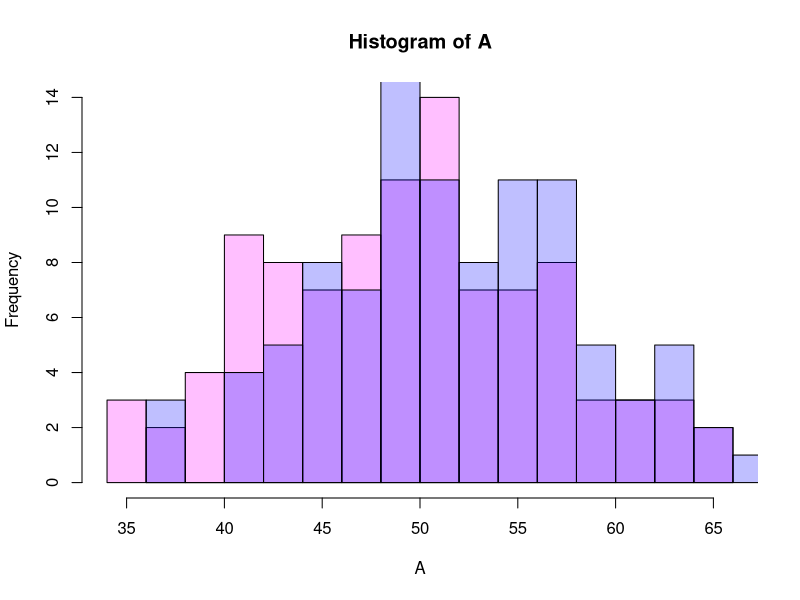
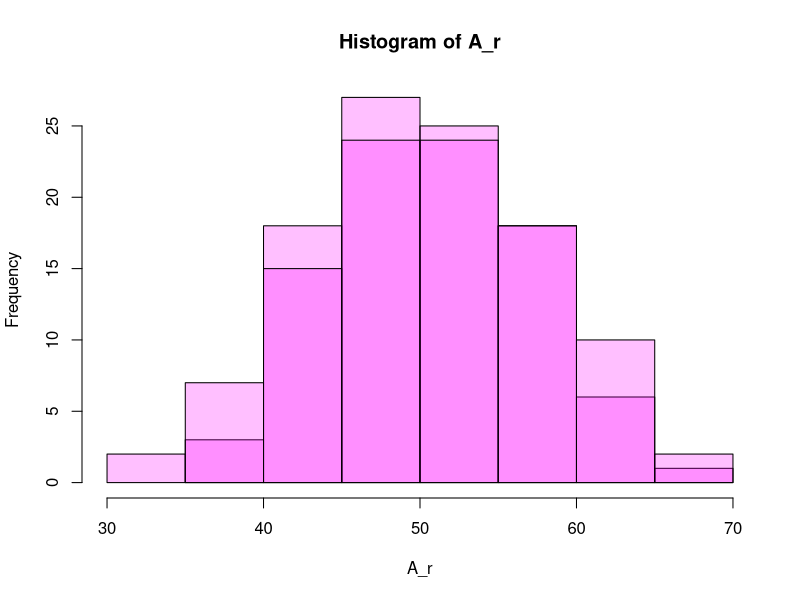

Recreate these plots in R, in order.


# 非復元抽出
	A <- rpois(100,50)
	B <- rpois(100,52)

	hist(A, breaks= 20, col= "#ff00ff40")
	hist(B, breaks= 20, col= "#0000ff40", add= TRUE)
	Diff <- abs(mean(A) - mean(B))
	Data <- c(A,B)
	data_r <- sample(Data, replace= FALSE) # 随机排序 replace=F: 非復元
	
	#新群
	A_r <- data_r[1:length(A)] 
	B_r <- data_r[(length(A)+1): length(data_r)]
	
	hist(A_r, breaks= 10, col= "#ff00ff40")
	hist(B_r, breaks= 10, col= "#ff00ff40", add= TRUE)
	
	Diff_rs <- abs(mean(A_r) - mean(B_r))
	
	cat("Diff", Diff, "\n")
	cat("Diff_rs", Diff_rs, "\n")

# 随机化検定
	n <- 4999
	Diff_r <- numeric(n+1)
	Data <- c(A,B)
	
	for (i in 1:n) {
		data_r <- sample(Data, replace=F)
		A_r <- data_r[1: length(A)]
		B_r <- data_r[(length(A)+ 1): length(data_r)]
		Diff_r[i] <- abs(mean(A_r) - mean(B_r))
	}
	
	Diff_r[n+1] <- Diff 
	largerCount <- sum(Diff_r >= Diff) # Diff_r.filter((r,i) => r >= Diff[i]).length に相当。i番目の要素がDiffのそれより大きいものを数える
	p <- largerCount/ (n+1)
	cat("largerCount", largerCount, "\n")
	cat("p", p, "\n")
